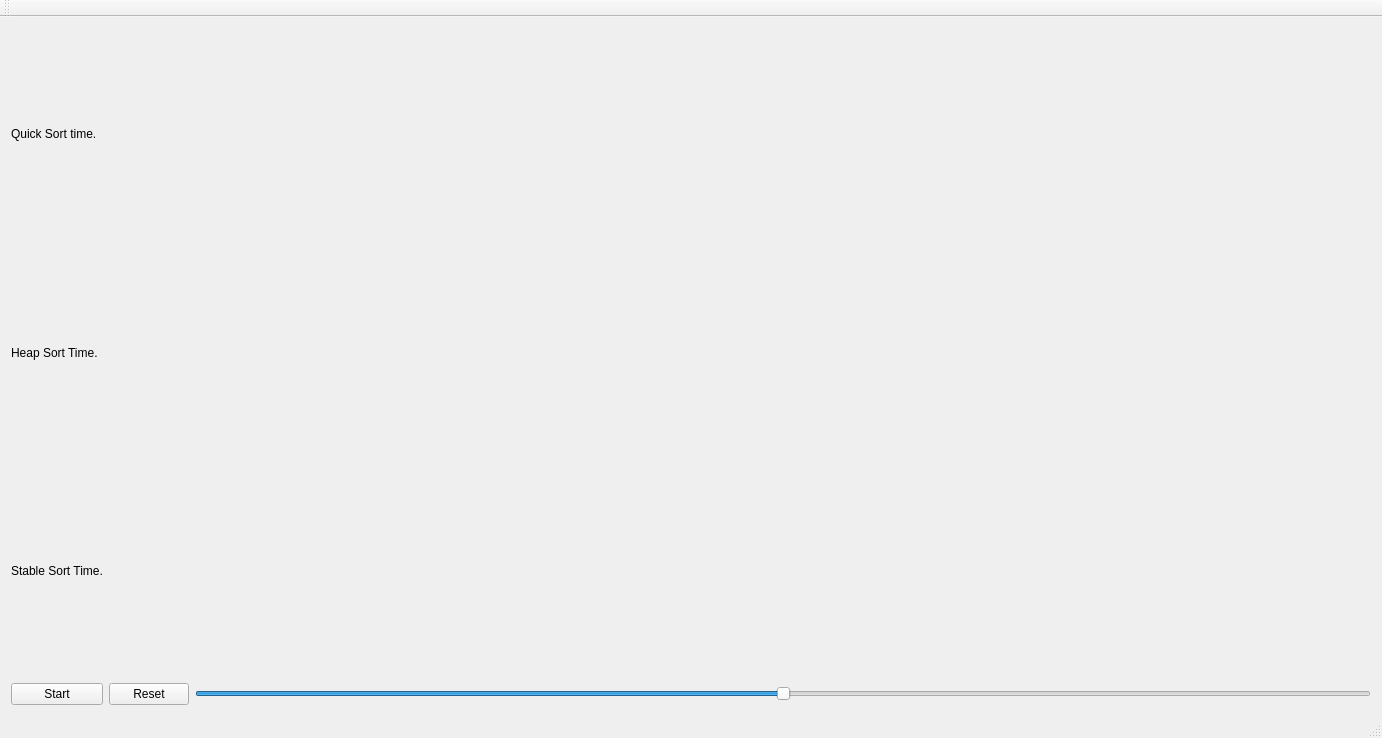
<?xml version="1.0" encoding="UTF-8"?>
<ui version="4.0">
 <class>sorting_algorithm_races_GUIClass</class>
 <widget class="QMainWindow" name="sorting_algorithm_races_GUIClass">
  <property name="geometry">
   <rect>
    <x>0</x>
    <y>0</y>
    <width>1382</width>
    <height>738</height>
   </rect>
  </property>
  <property name="windowTitle">
   <string>sorting_algorithm_races_GUI</string>
  </property>
  <widget class="QWidget" name="centralWidget">
   <layout class="QGridLayout" name="gridLayout_3">
    <item row="3" column="0">
     <widget class="QPushButton" name="startButton">
      <property name="text">
       <string>Start</string>
      </property>
     </widget>
    </item>
    <item row="3" column="1">
     <widget class="QPushButton" name="resetButton">
      <property name="text">
       <string>Reset</string>
      </property>
     </widget>
    </item>
    <item row="3" column="2">
     <widget class="QSlider" name="speedSlider">
      <property name="maximum">
       <number>100</number>
      </property>
      <property name="singleStep">
       <number>10</number>
      </property>
      <property name="pageStep">
       <number>25</number>
      </property>
      <property name="value">
       <number>50</number>
      </property>
      <property name="orientation">
       <enum>Qt::Orientation::Horizontal</enum>
      </property>
     </widget>
    </item>
    <item row="0" column="1" colspan="2">
     <layout class="QVBoxLayout" name="verticalLayout_1"/>
    </item>
    <item row="1" column="1" colspan="2">
     <layout class="QVBoxLayout" name="verticalLayout_2"/>
    </item>
    <item row="2" column="1" colspan="2">
     <layout class="QVBoxLayout" name="verticalLayout_3"/>
    </item>
    <item row="0" column="0">
     <widget class="QLabel" name="labelQuickSortTime">
      <property name="text">
       <string>Quick Sort time.</string>
      </property>
     </widget>
    </item>
    <item row="1" column="0">
     <widget class="QLabel" name="labelHeapSortTime">
      <property name="text">
       <string>Heap Sort Time.</string>
      </property>
     </widget>
    </item>
    <item row="2" column="0">
     <widget class="QLabel" name="labelStableSortTime">
      <property name="text">
       <string>Stable Sort Time.</string>
      </property>
     </widget>
    </item>
   </layout>
  </widget>
  <widget class="QMenuBar" name="menuBar">
   <property name="geometry">
    <rect>
     <x>0</x>
     <y>0</y>
     <width>1382</width>
     <height>21</height>
    </rect>
   </property>
  </widget>
  <widget class="QToolBar" name="mainToolBar">
   <attribute name="toolBarArea">
    <enum>TopToolBarArea</enum>
   </attribute>
   <attribute name="toolBarBreak">
    <bool>false</bool>
   </attribute>
  </widget>
  <widget class="QStatusBar" name="statusBar"/>
 </widget>
 <layoutdefault spacing="6" margin="11"/>
 <resources>
  <include location="sorting_algorithm_races_GUI.qrc"/>
 </resources>
 <connections/>
</ui>
